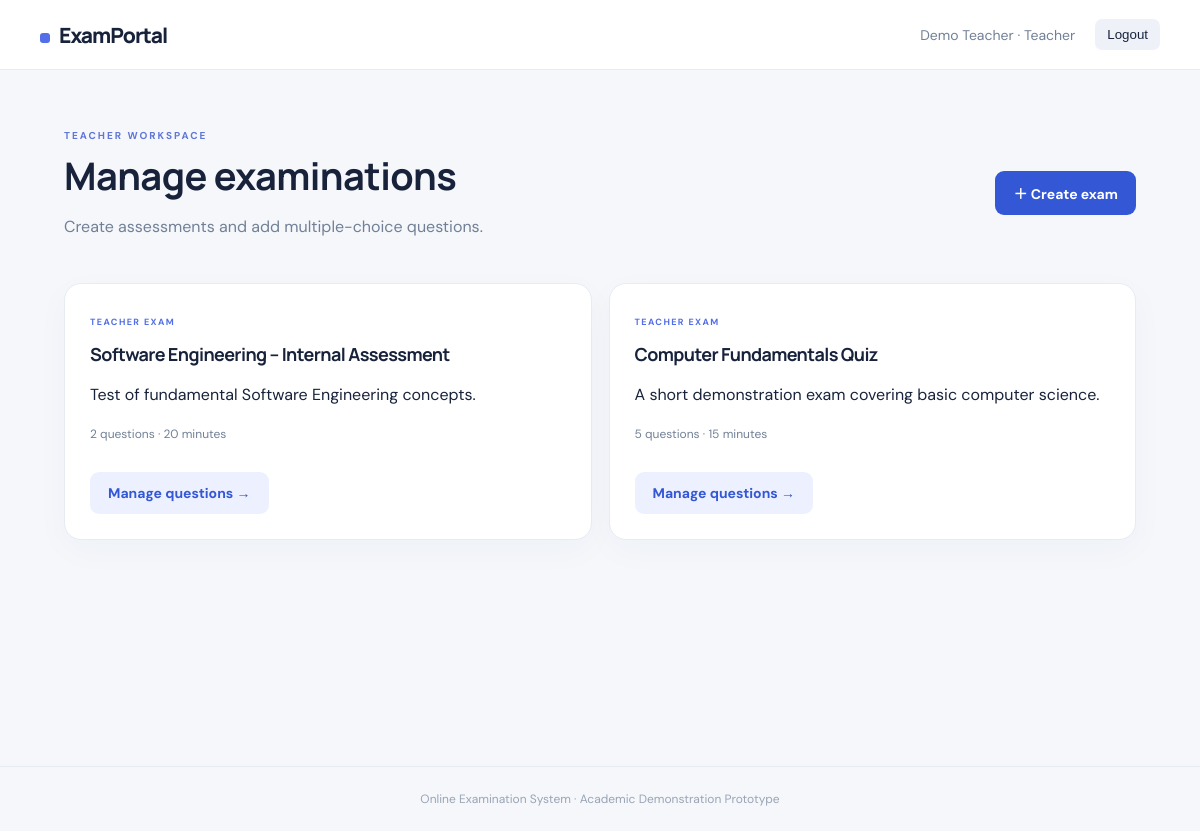
/dashboard (signed in), run on the app's committed database.
### tables this page shows
CREATE TABLE exams(id INTEGER PRIMARY KEY AUTOINCREMENT,title TEXT NOT NULL,description TEXT,duration INTEGER NOT NULL DEFAULT 20,created_by INTEGER,active INTEGER NOT NULL DEFAULT 1,FOREIGN KEY(created_by) REFERENCES users(id));

### app.py (the view, shortened to what this page needs)
@app.route("/dashboard")
@login_required
def dashboard():
    with db() as con:
        if session["role"]=="teacher":
            exams=con.execute("""SELECT e.*,COUNT(q.id) qcount FROM exams e LEFT JOIN questions q ON q.exam_id=e.id
                                 WHERE e.created_by=? GROUP BY e.id ORDER BY e.id DESC""",(session["user_id"],)).fetchall()
            return render_template("teacher_dashboard.html",exams=exams)
    return render_template("admin_dashboard.html",users=users,exams=exams,attempts=attempts)

### app.py (called while the page is built)
def db():
    conn = sqlite3.connect(DB_PATH)
    conn.row_factory = sqlite3.Row
    conn.execute("PRAGMA foreign_keys = ON")
    return conn

def login_required(fn):
    @wraps(fn)
    def wrapped(*args,**kwargs):
        if not session.get("user_id"):
            return redirect(url_for("login"))
        return fn(*args,**kwargs)
    return wrapped

@app.before_request
def csrf_guard():
    if request.method == "POST":
        token=session.get("_csrf")
        sent=request.form.get("_csrf")
        if not token or not sent or not secrets.compare_digest(token,sent):
            abort(400, "Invalid or missing CSRF token")

@app.context_processor
def inject_globals():
    if "_csrf" not in session:
        session["_csrf"]=secrets.token_urlsafe(24)
    return {"csrf_token":session["_csrf"]}

### templates/teacher_dashboard.html
{% extends "base.html" %}{% block content %}<div class="heading"><div><p class="eyebrow">TEACHER WORKSPACE</p><h1>Manage examinations</h1><p class="muted">Create assessments and add multiple-choice questions.</p></div><a class="btn" href="{{ url_for('new_exam') }}">＋ Create exam</a></div><div class="cards">{% for e in exams %}<article class="panel"><span class="tag">TEACHER EXAM</span><h3>{{ e.title }}</h3><p>{{ e.description }}</p><div class="meta">{{ e.qcount }} questions · {{ e.duration }} minutes</div><a class="btn secondary" href="{{ url_for('add_questions',exam_id=e.id) }}">Manage questions →</a></article>{% else %}<p>No exams created yet.</p>{% endfor %}</div>{% endblock %}

### static/style.css (style rules this page uses)
:root { --ink:#18233b;--muted:#718096;--blue:#3457d5;--line:#e7ebf2;--bg:#f5f7fb }
* { box-sizing:border-box }
body { margin:0;background:var(--bg);color:var(--ink);font-family:'DM Sans',Arial,sans-serif }
h1,h2,h3 { font-family:Manrope,sans-serif;letter-spacing:-.6px }
h1 { font-size:38px;line-height:1.15;margin:8px 0 12px }
h3 { font-size:18px;margin:12px 0 }
p { line-height:1.6 }
.muted,.lead { color:var(--muted) }
.eyebrow { font-size:10px;letter-spacing:2px;font-weight:700;color:#6076d8 }
.hero-card,.panel { background:#fff;border:1px solid var(--line);border-radius:17px;padding:25px;box-shadow:0 10px 35px #23365b08 }
.btn { display:inline-block;border:0;border-radius:9px;background:var(--blue);color:white;text-decoration:none;padding:12px 18px;font-weight:700;font-size:14px;cursor:pointer;margin-top:12px }
.btn.secondary { background:#edf1ff;color:var(--blue) }
.heading { display:flex;justify-content:space-between;align-items:center;margin-bottom:28px }
.heading h1 { margin:4px 0 }
.cards { display:grid;grid-template-columns:repeat(auto-fit,minmax(260px,1fr));gap:17px }
.tag { font-size:9px;letter-spacing:1.4px;color:#536ee8;font-weight:700 }
.meta { font-size:12px;color:var(--muted);margin:18px 0 }

### data on the page
exams: title "Software Engineering – Internal Assessment", description "Test of fundamental Software Engineering concepts.", qcount "2", duration "20"
exams: title "Computer Fundamentals Quiz", description "A short demonstration exam covering basic computer science.", qcount "5", duration "15"

### other printed values
{{ session.get('name') }} "Demo Teacher"
{{ session.get('role')|title }} "Teacher"
